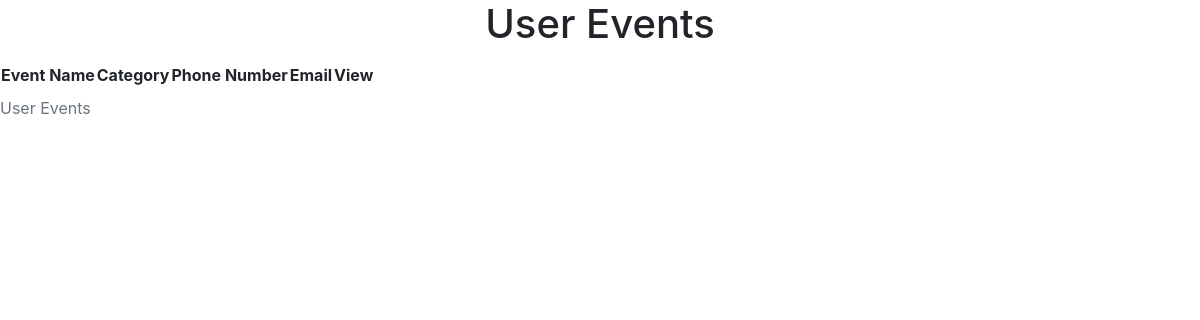
The page /HTML/test.php?table=Computer Repair on the database as committed earlier.
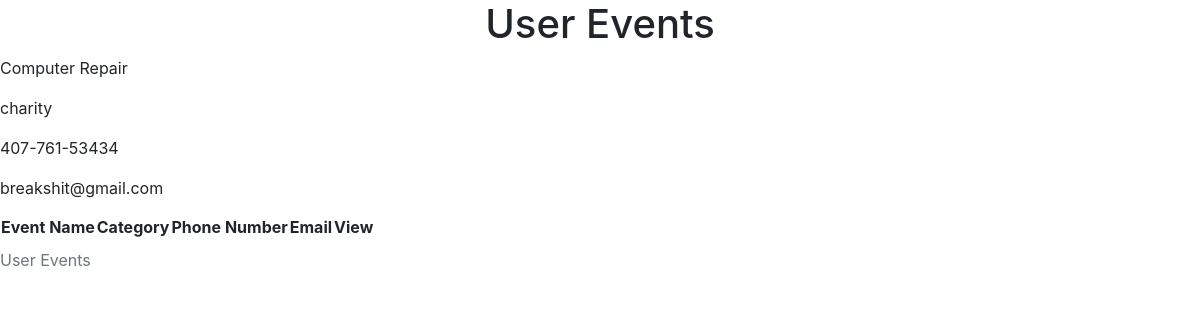
The same page on the database as committed later.
### tables this page shows
CREATE TABLE IF NOT EXISTS `events` (
  `id` int(10) UNSIGNED NOT NULL AUTO_INCREMENT,
  `name` varchar(50) NOT NULL COMMENT 'Name of Event',
  `description` varchar(240) NOT NULL COMMENT 'Description of Event',
  `category` varchar(100) NOT NULL COMMENT 'Event Type',
  `type` int(2) NOT NULL COMMENT 'Privilege ',
  `phone` varchar(15) NOT NULL COMMENT 'Event Phone number',
  `email` varchar(50) NOT NULL COMMENT 'Event Email',
  `lat` decimal(13,8) NOT NULL COMMENT 'Latitude',
  `log` decimal(10,8) NOT NULL COMMENT 'Longitude',
  `event_datetime` datetime(6) DEFAULT NULL COMMENT 'The time the event takes place',
  PRIMARY KEY (`id`)
);

### HTML/test.php (the view, shortened to what this page needs)
<?php
$db_host = 'localhost';
$db_user = 'root';
$db_pass = '';
$db_name = 'event_creator';
$conn = mysqli_connect($db_host, $db_user, $db_pass, $db_name);
$event = $_GET['table'];
$sql = "SELECT * from events where name = '$event'";
$query = mysqli_query($conn, $sql);
$row = mysqli_fetch_array($query)
?>
<html>
<link rel="stylesheet" href="https://maxcdn.bootstrapcdn.com/bootstrap/4.0.0/css/bootstrap.min.css">
<body>
<table class="data-table">
		<caption class="title">User Events</caption>
		 <h1 align="center">User Events</h1>
		<thead>
			<tr>
				<th>Event Name</th>
				<th>Category</th>
				<th>Phone Number</th>
				<th>Email</th>
				<th>View</th>
			</tr>
		</thead>
		<tbody>
		<?php
			echo "<tr>
					<p>".$row['name']."</p>
					<p>".$row['category']."</p>
					<p>".$row['phone']."</p>
					<p>".$row['email']."</p>
				</tr>";
		?>
		</tbody>
	</table>
</body>
</html>

Rows that differ between the two databases and show on the page:
added events: name "Computer Repair", category "charity", phone "407-761-53434", email "breakshit@gmail.com"
